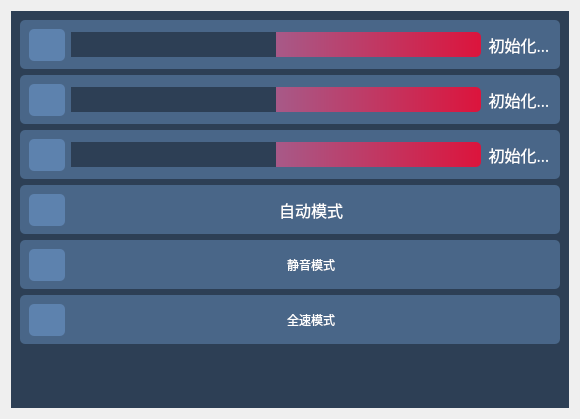
      <widget class="QWidget" name="homePage">
       <property name="styleSheet">
        <string notr="true">homePage{
 background-color:rgb(45, 63, 85)
}</string>
       </property>
       <layout class="QVBoxLayout" name="verticalLayout_2">
        <item>
         <widget class="QWidget" name="homeWidget" native="true">
          <property name="styleSheet">
           <string notr="true">#homeWidget{
background:rgb(45, 63, 85);
}
</string>
          </property>
          <layout class="QVBoxLayout" name="verticalLayout_5">
           <item>
            <widget class="QFrame" name="frame_8">
             <property name="minimumSize">
              <size>
               <width>540</width>
               <height>40</height>
              </size>
             </property>
             <property name="maximumSize">
              <size>
               <width>16777215</width>
               <height>49</height>
              </size>
             </property>
             <property name="font">
              <font>
               <family>MiSans</family>
               <pointsize>12</pointsize>
              </font>
             </property>
             <property name="contextMenuPolicy">
              <enum>Qt::NoContextMenu</enum>
             </property>
             <property name="toolTipDuration">
              <number>0</number>
             </property>
             <property name="layoutDirection">
              <enum>Qt::LeftToRight</enum>
             </property>
             <property name="styleSheet">
              <string notr="true"> background-color:rgb(73, 102, 136);
border-radius: 5px;</string>
             </property>
             <property name="frameShape">
              <enum>QFrame::StyledPanel</enum>
             </property>
             <property name="frameShadow">
              <enum>QFrame::Raised</enum>
             </property>
             <property name="lineWidth">
              <number>0</number>
             </property>
             <layout class="QHBoxLayout" name="horizontalLayout_18">
              <item>
               <widget class="QPushButton" name="cpuTempIcon">
                <property name="minimumSize">
                 <size>
                  <width>36</width>
                  <height>32</height>
                 </size>
                </property>
                <property name="maximumSize">
                 <size>
                  <width>36</width>
                  <height>32</height>
                 </size>
                </property>
                <property name="toolTip">
                 <string>CPU温度</string>
                </property>
                <property name="styleSheet">
                 <string notr="true">#cpuTempIcon{
border-radius:5px;
background:rgb(93, 130, 174);
}

QToolTip{
color:white;
}</string>
                </property>
                <property name="text">
                 <string/>
                </property>
                <property name="icon">
                 <iconset resource="TCV3.qrc">
                  <normaloff>:/TCV3/res/icon/cpuTemp.png</normaloff>:/TCV3/res/icon/cpuTemp.png</iconset>
                </property>
                <property name="iconSize">
                 <size>
                  <width>32</width>
                  <height>32</height>
                 </size>
                </property>
               </widget>
              </item>
              <item>
               <widget class="QProgressBar" name="cpuTempProgressBar">
                <property name="minimumSize">
                 <size>
                  <width>381</width>
                  <height>23</height>
                 </size>
                </property>
                <property name="font">
                 <font>
                  <family>MiSans</family>
                  <pointsize>12</pointsize>
                 </font>
                </property>
                <property name="acceptDrops">
                 <bool>false</bool>
                </property>
                <property name="layoutDirection">
                 <enum>Qt::RightToLeft</enum>
                </property>
                <property name="styleSheet">
                 <string notr="true">#cpuTempProgressBar{
height:22px;
background:qlineargradient(spread:pad,x1:0,y1:0,x2:1,y2:0,stop:0 #729fd4 ,stop: 1 #dc143c);
border-radius:5px;
color:rgba(255, 255, 255, 0)
}
#cpuTempProgressBar:chunk{
border-radius:-5px;
background: #2d3f55;
}</string>
                </property>
                <property name="minimum">
                 <number>0</number>
                </property>
                <property name="maximum">
                 <number>0</number>
                </property>
                <property name="value">
                 <number>-1</number>
                </property>
                <property name="alignment">
                 <set>Qt::AlignCenter</set>
                </property>
                <property name="textVisible">
                 <bool>true</bool>
                </property>
                <property name="orientation">
                 <enum>Qt::Horizontal</enum>
                </property>
                <property name="invertedAppearance">
                 <bool>true</bool>
                </property>
                <property name="textDirection">
                 <enum>QProgressBar::BottomToTop</enum>
                </property>
                <property name="format">
                 <string>%v</string>
                </property>
               </widget>
              </item>
              <item>
               <widget class="QLabel" name="cpuTempLabel">
                <property name="minimumSize">
                 <size>
                  <width>64</width>
                  <height>32</height>
                 </size>
                </property>
                <property name="maximumSize">
                 <size>
                  <width>64</width>
                  <height>32</height>
                 </size>
                </property>
                <property name="font">
                 <font>
                  <family>MiSans</family>
                  <pointsize>12</pointsize>
                 </font>
                </property>
                <property name="styleSheet">
                 <string notr="true">color:white;</string>
                </property>
                <property name="text">
                 <string>初始化…</string>
                </property>
                <property name="alignment">
                 <set>Qt::AlignCenter</set>
                </property>
               </widget>
              </item>
             </layout>
            </widget>
           </item>
           <item>
            <widget class="QFrame" name="frame_10">
             <property name="minimumSize">
              <size>
               <width>540</width>
               <height>40</height>
              </size>
             </property>
             <property name="maximumSize">
              <size>
               <width>16777215</width>
               <height>49</height>
              </size>
             </property>
             <property name="font">
              <font>
               <family>MiSans</family>
               <pointsize>12</pointsize>
              </font>
             </property>
             <property name="contextMenuPolicy">
              <enum>Qt::NoContextMenu</enum>
             </property>
             <property name="toolTipDuration">
              <number>0</number>
             </property>
             <property name="layoutDirection">
              <enum>Qt::LeftToRight</enum>
             </property>
             <property name="styleSheet">
              <string notr="true"> background-color:rgb(73, 102, 136);
border-radius: 5px;</string>
             </property>
             <property name="frameShape">
              <enum>QFrame::StyledPanel</enum>
             </property>
             <property name="frameShadow">
              <enum>QFrame::Raised</enum>
             </property>
             <property name="lineWidth">
              <number>0</number>
             </property>
             <layout class="QHBoxLayout" name="horizontalLayout_23">
              <item>
               <widget class="QPushButton" name="gpuTempIcon">
                <property name="minimumSize">
                 <size>
                  <width>36</width>
                  <height>32</height>
                 </size>
                </property>
                <property name="maximumSize">
                 <size>
                  <width>36</width>
                  <height>32</height>
                 </size>
                </property>
                <property name="toolTip">
                 <string>GPU温度</string>
                </property>
                <property name="styleSheet">
                 <string notr="true">#gpuTempIcon{
border-radius:5px;
background:rgb(93, 130, 174);
}

QToolTip{
color:white;
}</string>
                </property>
                <property name="text">
                 <string/>
                </property>
                <property name="icon">
                 <iconset resource="TCV3.qrc">
                  <normaloff>:/TCV3/res/icon/gpuTemp.png</normaloff>:/TCV3/res/icon/gpuTemp.png</iconset>
                </property>
                <property name="iconSize">
                 <size>
                  <width>32</width>
                  <height>32</height>
                 </size>
                </property>
               </widget>
              </item>
              <item>
               <widget class="QProgressBar" name="gpuTempProgressBar">
                <property name="minimumSize">
                 <size>
                  <width>381</width>
                  <height>23</height>
                 </size>
                </property>
                <property name="font">
                 <font>
                  <family>MiSans</family>
                  <pointsize>12</pointsize>
                 </font>
                </property>
                <property name="acceptDrops">
                 <bool>false</bool>
                </property>
                <property name="layoutDirection">
                 <enum>Qt::RightToLeft</enum>
                </property>
                <property name="styleSheet">
                 <string notr="true">#gpuTempProgressBar{
height:22px;
background:qlineargradient(spread:pad,x1:0,y1:0,x2:1,y2:0,stop:0 #729fd4 ,stop: 1 #dc143c);
border-radius:5px;
color:rgba(255, 255, 255, 0)
}
#gpuTempProgressBar:chunk{
border-radius:-5px;
background: #2d3f55;
}</string>
                </property>
                <property name="minimum">
                 <number>0</number>
                </property>
                <property name="maximum">
                 <number>0</number>
                </property>
                <property name="value">
                 <number>0</number>
                </property>
                <property name="alignment">
                 <set>Qt::AlignCenter</set>
                </property>
                <property name="textVisible">
                 <bool>true</bool>
                </property>
                <property name="orientation">
                 <enum>Qt::Horizontal</enum>
                </property>
                <property name="invertedAppearance">
                 <bool>true</bool>
                </property>
                <property name="textDirection">
                 <enum>QProgressBar::BottomToTop</enum>
                </property>
                <property name="format">
                 <string>%v</string>
                </property>
               </widget>
              </item>
              <item>
               <widget class="QLabel" name="gpuTempLabel">
                <property name="minimumSize">
                 <size>
                  <width>64</width>
                  <height>32</height>
                 </size>
                </property>
                <property name="maximumSize">
                 <size>
                  <width>64</width>
                  <height>32</height>
                 </size>
                </property>
                <property name="font">
                 <font>
                  <family>MiSans</family>
                  <pointsize>12</pointsize>
                 </font>
                </property>
                <property name="styleSheet">
                 <string notr="true">color:white;
</string>
                </property>
                <property name="text">
                 <string>初始化…</string>
                </property>
                <property name="alignment">
                 <set>Qt::AlignCenter</set>
                </property>
               </widget>
              </item>
             </layout>
            </widget>
           </item>
           <item>
            <widget class="QFrame" name="frame_11">
             <property name="minimumSize">
              <size>
               <width>540</width>
               <height>40</height>
              </size>
             </property>
             <property name="maximumSize">
              <size>
               <width>16777215</width>
               <height>49</height>
              </size>
             </property>
             <property name="font">
              <font>
               <family>MiSans</family>
               <pointsize>12</pointsize>
              </font>
             </property>
             <property name="contextMenuPolicy">
              <enum>Qt::NoContextMenu</enum>
             </property>
             <property name="toolTipDuration">
              <number>0</number>
             </property>
             <property name="layoutDirection">
              <enum>Qt::LeftToRight</enum>
             </property>
             <property name="styleSheet">
              <string notr="true"> background-color:rgb(73, 102, 136);
border-radius: 5px;</string>
             </property>
             <property name="frameShape">
              <enum>QFrame::StyledPanel</enum>
             </property>
             <property name="frameShadow">
              <enum>QFrame::Raised</enum>
             </property>
             <property name="lineWidth">
              <number>0</number>
             </property>
             <layout class="QHBoxLayout" name="horizontalLayout_24">
              <item>
               <widget class="QPushButton" name="BLEButton">
                <property name="minimumSize">
                 <size>
                  <width>36</width>
                  <height>32</height>
                 </size>
                </property>
                <property name="maximumSize">
                 <size>
                  <width>36</width>
                  <height>32</height>
                 </size>
                </property>
                <property name="toolTip">
                 <string>点击重连设备</string>
                </property>
                <property name="styleSheet">
                 <string notr="true">#BLEButton{
border-radius:5px;
background:rgb(93, 130, 174);
}
#BLEButton:hover{
 background-color:rgb(114, 159, 212);
}

#BLEButton:pressed{
 background-color:rgb(45, 63, 85);
}

QToolTip{
color:white;
}</string>
                </property>
                <property name="text">
                 <string/>
                </property>
                <property name="icon">
                 <iconset resource="TCV3.qrc">
                  <normaloff>:/TCV3/res/icon/BLE_Off.png</normaloff>:/TCV3/res/icon/BLE_Off.png</iconset>
                </property>
                <property name="iconSize">
                 <size>
                  <width>32</width>
                  <height>32</height>
                 </size>
                </property>
               </widget>
              </item>
              <item>
               <widget class="QProgressBar" name="BLEProgressBar">
                <property name="minimumSize">
                 <size>
                  <width>381</width>
                  <height>23</height>
                 </size>
                </property>
                <property name="font">
                 <font>
                  <family>MiSans</family>
                  <pointsize>12</pointsize>
                 </font>
                </property>
                <property name="acceptDrops">
                 <bool>false</bool>
                </property>
                <property name="layoutDirection">
                 <enum>Qt::LeftToRight</enum>
                </property>
                <property name="styleSheet">
                 <string notr="true">#BLEProgressBar{
height:22px;
background:qlineargradient(spread:pad,x1:0,y1:0,x2:1,y2:0,stop:0 #729fd4 ,stop: 1 #dc143c);
border-radius:5px;
color:rgba(255, 255, 255, 0)
}
#BLEProgressBar:chunk{
border-radius:-5px;
background: #2d3f55;
}</string>
                </property>
                <property name="minimum">
                 <number>0</number>
                </property>
                <property name="maximum">
                 <number>0</number>
                </property>
                <property name="value">
                 <number>0</number>
                </property>
                <property name="alignment">
                 <set>Qt::AlignCenter</set>
                </property>
                <property name="textVisible">
                 <bool>true</bool>
                </property>
                <property name="orientation">
                 <enum>Qt::Horizontal</enum>
                </property>
                <property name="invertedAppearance">
                 <bool>false</bool>
                </property>
                <property name="textDirection">
                 <enum>QProgressBar::BottomToTop</enum>
                </property>
                <property name="format">
                 <string>%v</string>
                </property>
               </widget>
              </item>
              <item>
               <widget class="QLabel" name="BLELabel">
                <property name="minimumSize">
                 <size>
                  <width>64</width>
                  <height>32</height>
                 </size>
                </property>
                <property name="maximumSize">
                 <size>
                  <width>64</width>
                  <height>32</height>
                 </size>
                </property>
                <property name="font">
                 <font>
                  <family>MiSans</family>
                  <pointsize>12</pointsize>
                 </font>
                </property>
                <property name="styleSheet">
                 <string notr="true">#BLELabel{
color:white;
}</string>
                </property>
                <property name="text">
                 <string>初始化…</string>
                </property>
                <property name="alignment">
                 <set>Qt::AlignCenter</set>
                </property>
               </widget>
              </item>
             </layout>
            </widget>
           </item>
           <item>
            <widget class="QFrame" name="frame_12">
             <property name="minimumSize">
              <size>
               <width>540</width>
               <height>40</height>
              </size>
             </property>
             <property name="maximumSize">
              <size>
               <width>16777215</width>
               <height>49</height>
              </size>
             </property>
             <property name="font">
              <font>
               <family>MiSans</family>
               <pointsize>12</pointsize>
              </font>
             </property>
             <property name="contextMenuPolicy">
              <enum>Qt::NoContextMenu</enum>
             </property>
             <property name="toolTip">
              <string>根据温度自动调节散热器</string>
             </property>
             <property name="toolTipDuration">
              <number>0</number>
             </property>
             <property name="layoutDirection">
              <enum>Qt::LeftToRight</enum>
             </property>
             <property name="styleSheet">
              <string notr="true">color:white;
background-color:rgb(73, 102, 136);
border-radius: 5px;</string>
             </property>
             <property name="frameShape">
              <enum>QFrame::StyledPanel</enum>
             </property>
             <property name="frameShadow">
              <enum>QFrame::Raised</enum>
             </property>
             <property name="lineWidth">
              <number>0</number>
             </property>
             <layout class="QHBoxLayout" name="horizontalLayout_25">
              <item>
               <widget class="QPushButton" name="AutoModeButton">
                <property name="minimumSize">
                 <size>
                  <width>36</width>
                  <height>32</height>
                 </size>
                </property>
                <property name="maximumSize">
                 <size>
                  <width>36</width>
                  <height>32</height>
                 </size>
                </property>
                <property name="styleSheet">
                 <string notr="true">#AutoModeButton{
color:white;
background-color:rgb(93, 130, 174);
border-radius:5px;
}

#AutoModeButton:hover{
 background-color:rgb(114, 159, 212);
}

#AutoModeButton:pressed{
 background-color:rgb(45, 63, 85);
}</string>
                </property>
                <property name="text">
                 <string/>
                </property>
                <property name="icon">
                 <iconset resource="TCV3.qrc">
                  <normaloff>:/TCV3/res/icon/Button_On.png</normaloff>:/TCV3/res/icon/Button_On.png</iconset>
                </property>
                <property name="iconSize">
                 <size>
                  <width>32</width>
                  <height>32</height>
                 </size>
                </property>
               </widget>
              </item>
              <item>
               <widget class="QLabel" name="label_3">
                <property name="font">
                 <font>
                  <family>MiSans</family>
                  <pointsize>12</pointsize>
                 </font>
                </property>
                <property name="styleSheet">
                 <string notr="true">color:white;</string>
                </property>
                <property name="text">
                 <string>自动模式</string>
                </property>
                <property name="textFormat">
                 <enum>Qt::AutoText</enum>
                </property>
                <property name="alignment">
                 <set>Qt::AlignCenter</set>
                </property>
               </widget>
              </item>
             </layout>
            </widget>
           </item>
           <item>
            <widget class="QFrame" name="frame_14">
             <property name="minimumSize">
              <size>
               <width>540</width>
               <height>40</height>
              </size>
             </property>
             <property name="maximumSize">
              <size>
               <width>16777215</width>
               <height>49</height>
              </size>
             </property>
             <property name="font">
              <font>
               <family>MiSans</family>
               <pointsize>12</pointsize>
              </font>
             </property>
             <property name="contextMenuPolicy">
              <enum>Qt::NoContextMenu</enum>
             </property>
             <property name="toolTip">
              <string>散热器保持最小负载运行</string>
             </property>
             <property name="toolTipDuration">
              <number>0</number>
             </property>
             <property name="layoutDirection">
              <enum>Qt::LeftToRight</enum>
             </property>
             <property name="styleSheet">
              <string notr="true">color:white;
background-color:rgb(73, 102, 136);
border-radius: 5px;</string>
             </property>
             <property name="frameShape">
              <enum>QFrame::StyledPanel</enum>
             </property>
             <property name="frameShadow">
              <enum>QFrame::Raised</enum>
             </property>
             <property name="lineWidth">
              <number>0</number>
             </property>
             <layout class="QHBoxLayout" name="horizontalLayout_27">
              <item>
               <widget class="QPushButton" name="SilentModeButton">
                <property name="minimumSize">
                 <size>
                  <width>36</width>
                  <height>32</height>
                 </size>
                </property>
                <property name="maximumSize">
                 <size>
                  <width>36</width>
                  <height>32</height>
                 </size>
                </property>
                <property name="styleSheet">
                 <string notr="true">#SilentModeButton{
color:white;
background-color:rgb(93, 130, 174);
border-radius:5px;
}

#SilentModeButton:hover{
 background-color:rgb(114, 159, 212);
}

#SilentModeButton:pressed{
 background-color:rgb(45, 63, 85);
}</string>
                </property>
                <property name="text">
                 <string/>
                </property>
                <property name="icon">
                 <iconset resource="TCV3.qrc">
                  <normaloff>:/TCV3/res/icon/Button_Off.png</normaloff>:/TCV3/res/icon/Button_Off.png</iconset>
                </property>
                <property name="iconSize">
                 <size>
                  <width>32</width>
                  <height>32</height>
                 </size>
                </property>
               </widget>
              </item>
              <item>
               <widget class="QLabel" name="label_4">
                <property name="styleSheet">
                 <string notr="true">font: 380 12pt &quot;MiSans&quot;;
color:white;</string>
                </property>
                <property name="text">
                 <string>静音模式</string>
                </property>
                <property name="alignment">
                 <set>Qt::AlignCenter</set>
                </property>
               </widget>
              </item>
             </layout>
            </widget>
           </item>
           <item>
            <widget class="QFrame" name="frame_13">
             <property name="minimumSize">
              <size>
               <width>540</width>
               <height>40</height>
              </size>
             </property>
             <property name="maximumSize">
              <size>
               <width>16777215</width>
               <height>49</height>
              </size>
             </property>
             <property name="font">
              <font>
               <family>MiSans</family>
               <pointsize>12</pointsize>
              </font>
             </property>
             <property name="contextMenuPolicy">
              <enum>Qt::NoContextMenu</enum>
             </property>
             <property name="toolTip">
              <string>散热器保持最大负载运行</string>
             </property>
             <property name="toolTipDuration">
              <number>0</number>
             </property>
             <property name="layoutDirection">
              <enum>Qt::LeftToRight</enum>
             </property>
             <property name="styleSheet">
              <string notr="true">color:white;
background-color:rgb(73, 102, 136);
border-radius: 5px;</string>
             </property>
             <property name="frameShape">
              <enum>QFrame::StyledPanel</enum>
             </property>
             <property name="frameShadow">
              <enum>QFrame::Raised</enum>
             </property>
             <property name="lineWidth">
              <number>0</number>
             </property>
             <layout class="QHBoxLayout" name="horizontalLayout_26">
              <item>
               <widget class="QPushButton" name="PerformanceModeButton">
                <property name="minimumSize">
                 <size>
                  <width>36</width>
                  <height>32</height>
                 </size>
                </property>
                <property name="maximumSize">
                 <size>
                  <width>36</width>
                  <height>32</height>
                 </size>
                </property>
                <property name="styleSheet">
                 <string notr="true">#PerformanceModeButton{
color:white;
background-color:rgb(93, 130, 174);
border-radius:5px;
}

#PerformanceModeButton:hover{
 background-color:rgb(114, 159, 212);
}

#PerformanceModeButton:pressed{
 background-color:rgb(45, 63, 85);
}</string>
                </property>
                <property name="text">
                 <string/>
                </property>
                <property name="icon">
                 <iconset resource="TCV3.qrc">
                  <normaloff>:/TCV3/res/icon/Button_Off.png</normaloff>:/TCV3/res/icon/Button_Off.png</iconset>
                </property>
                <property name="iconSize">
                 <size>
                  <width>32</width>
                  <height>32</height>
                 </size>
                </property>
               </widget>
              </item>
              <item>
               <widget class="QLabel" name="label_5">
                <property name="styleSheet">
                 <string notr="true">font: 380 12pt &quot;MiSans&quot;;
color:white;</string>
                </property>
                <property name="text">
                 <string>全速模式</string>
                </property>
                <property name="alignment">
                 <set>Qt::AlignCenter</set>
                </property>
               </widget>
              </item>
             </layout>
            </widget>
           </item>
           <item>
            <spacer name="verticalSpacer_3">
             <property name="orientation">
              <enum>Qt::Vertical</enum>
             </property>
             <property name="sizeHint" stdset="0">
              <size>
               <width>20</width>
               <height>55</height>
              </size>
             </property>
            </spacer>
           </item>
          </layout>
         </widget>
        </item>
       </layout>
      </widget>
